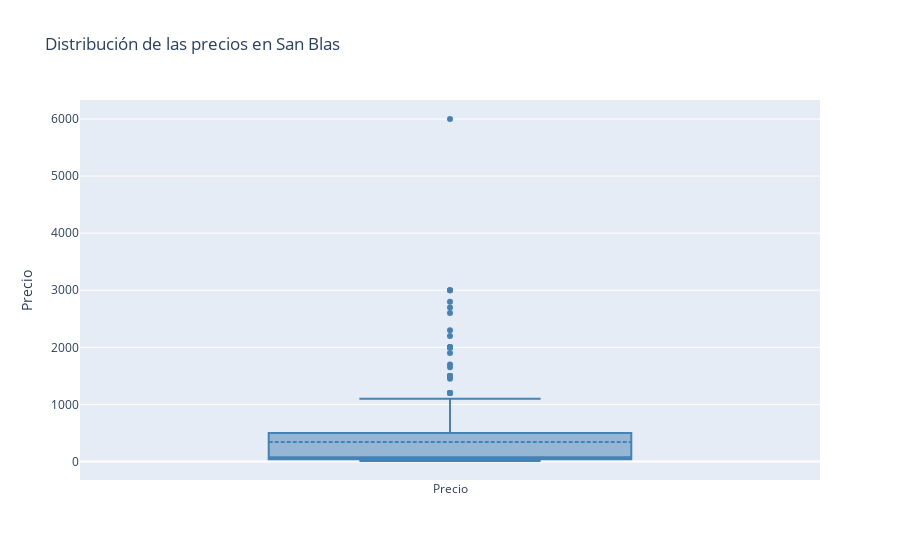

Write notebook code for a chart like this one.
### Markdown cell above
San Blas - Canillejas parece que pueda ser un outlier

### Code cell
data = [
    go.Box(
        y = df_listings[df_listings["neighbourhood_group"] == "San Blas - Canillejas"]["price"],
        marker_color = "steelblue",
        name = "Precio",
        boxmean=True
    )
]

layout = go.Layout(title = "Distribución de las precios en San Blas", yaxis_title = "Precio")

fig = go.Figure(data = data, layout = layout)

fig.show()

### Figure 1 — Plotly figure (JSON) as saved in the notebook; plotly's stock layout.template omitted (floating-point values rounded to 4 significant figures; data arrays with more than 128 entries replaced by an {"elided": "..."} marker saying what was removed)
{"data": [{"boxmean": true, "marker": {"color": "steelblue"}, "name": "Precio", "type": "box", "y": {"elided": "497 int values"}}], "layout": {"title": {"text": "Distribución de las precios en San Blas"}, "yaxis": {"title": {"text": "Precio"}}}}
